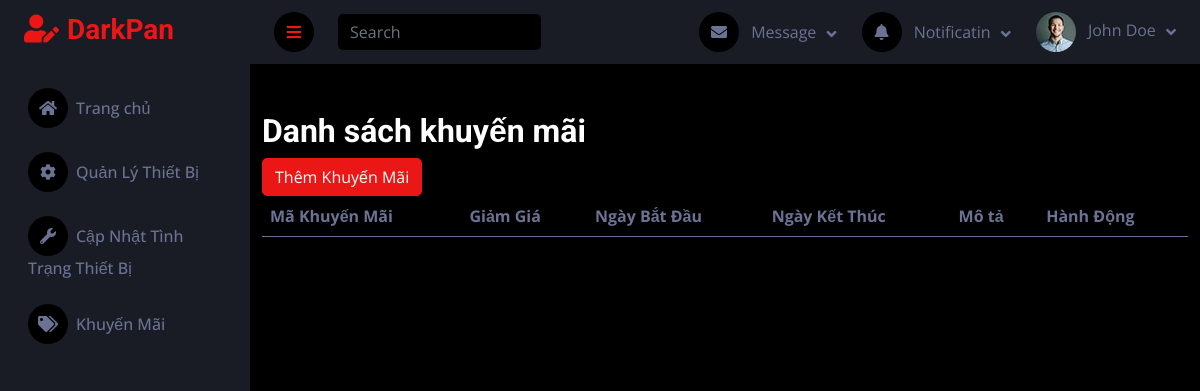
/public/NV_BaoTri/quanlykhuyenmai, run on an earlier commit of the app's database.
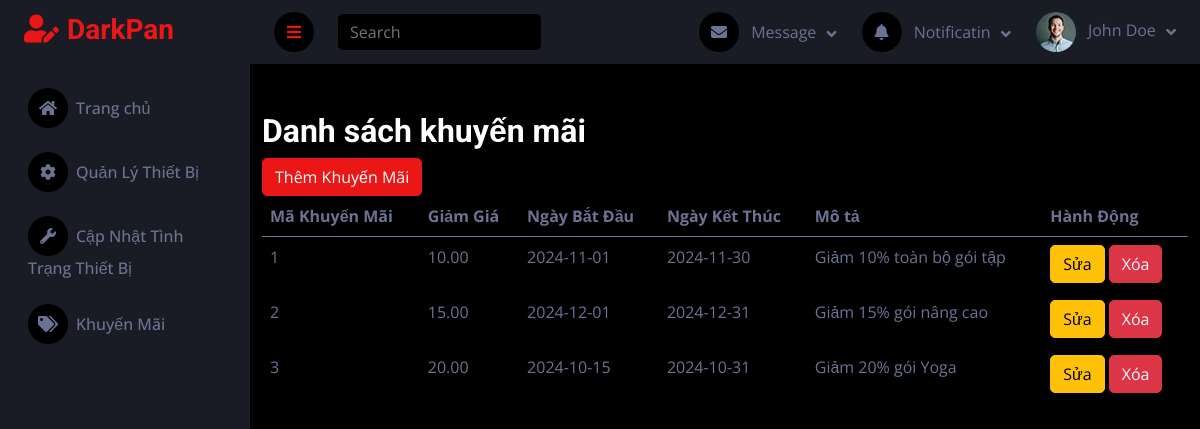
And on a later commit of the database.
### tables this page shows
CREATE TABLE `khuyenmai` (
  `maKhuyenMai` int(11) NOT NULL,
  `giamGia` decimal(5,2) NOT NULL,
  `ngayBatDau` date NOT NULL,
  `ngayKetThuc` date NOT NULL,
  `moTa` varchar(255) DEFAULT NULL
);

### models/KhuyenMaiModel.php (called while the page is built, shortened)
<?php
require_once BASE_PATH . '/config/database.php';
class KhuyenMaiModel
{
    private $db;
    public function __construct()
    {
        $this->db = new Database();
        $this->db->connect();
    }
    public function getAllKhuyenMai()
    {
        $query = "SELECT maKhuyenMai, giamGia, ngayBatDau, ngayKetThuc, moTa FROM khuyenmai";
        $result = $this->db->conn->query($query);
        return $result->fetch_all(MYSQLI_ASSOC);
    }
}
?>

### config/database.php (called while the page is built, shortened)
<?php
class Database {
    private $servername = "localhost:3306";
    private $username = "root";
    private $password = "";
    private $dbname = "gym";
    public function connect() {
        $this->conn = mysqli_connect($this->servername, $this->username, $this->password, $this->dbname);
        return $this->conn;
    }
}
?>

### controllers/HomeController_KhuyenMai.php (called while the page is built, shortened)
<?php
require_once BASE_PATH . '/models/KhuyenMaiModel.php';
class HomeController_KhuyenMai
{
    private $khuyenMaiModel;
    public function __construct()
    {
        $this->khuyenMaiModel = new KhuyenMaiModel();
    }
    public function index()
    {
        $khuyenMais = $this->khuyenMaiModel->getAllKhuyenMai();
        require_once BASE_PATH . '/views/NV_BaoTri/quanlykhuyenmai/QuanLyKhuyenMai.php';
    }
}
?>

### public/index.php (called while the page is built, shortened)
<?php
require_once BASE_PATH . '/routes/router_ThietBi.php';
$router = new Router();
$router->handleRequest();
?>

### views/NV_BaoTri/quanlykhuyenmai/QuanLyKhuyenMai.php (the view, shortened to what this page needs)
<!DOCTYPE html>
<html lang="en">
<head>
    <link href="https://cdnjs.cloudflare.com/ajax/libs/font-awesome/5.10.0/css/all.min.css" rel="stylesheet">
    <link href="https://cdn.jsdelivr.net/npm/bootstrap-icons@1.4.1/font/bootstrap-icons.css" rel="stylesheet">
    <link href="asset/lib/owlcarousel/assets/owl.carousel.min.css" rel="stylesheet">
    <link href="asset/lib/tempusdominus/css/tempusdominus-bootstrap-4.min.css" rel="stylesheet" />
    <link href="asset/css/bootstrap.min.css" rel="stylesheet">
    <link href="asset/css/style.css" rel="stylesheet">
</head>
<body>
    <?php require_once('../views/NV_BaoTri/layout/header.php'); ?>
    <?php require_once('../views/NV_BaoTri/layout/sidebar.php'); ?>
    <div class="container mt-5">
        <h2>Danh sách khuyến mãi</h2>
        <button type="button" class="btn btn-primary" data-bs-toggle="modal" data-bs-target="#addModal">
            Thêm Khuyến Mãi
        </button>
        <table class="table">
            <thead>
                <tr>
                    <th>Mã Khuyến Mãi</th>
                    <th>Giảm Giá</th>
                    <th>Ngày Bắt Đầu</th>
                    <th>Ngày Kết Thúc</th>
                    <th>Mô tả</th>
                    <th>Hành Động</th>
                </tr>
            </thead>
            <tbody>
                <?php foreach ($khuyenMais as $khuyenMai): ?>
                    <tr>
                        <td><?php echo $khuyenMai['maKhuyenMai']; ?></td>
                        <td><?php echo $khuyenMai['giamGia']; ?></td>
                        <td><?php echo $khuyenMai['ngayBatDau']; ?></td>
                        <td><?php echo $khuyenMai['ngayKetThuc']; ?></td>
                        <td><?php echo $khuyenMai['moTa']; ?></td>
                        <td>
                            <button class="btn btn-warning" data-bs-toggle="modal"
                                data-bs-target="#editModal<?php echo $khuyenMai['maKhuyenMai']; ?>">Sửa</button>
                            <a href="<?php echo BASE_URL . 'NV_BaoTri/quanlykhuyenmai/delete/' . $khuyenMai['maKhuyenMai']; ?>"
                                class="btn btn-danger" onclick="return confirm('Bạn có chắc chắn muốn xóa không?');">Xóa</a>
                        </td>
                    </tr>
                <?php endforeach; ?>
            </tbody>
        </table>
    </div>
</body>
</html>

### routes/router_ThietBi.php (shortened to what this page needs)
<?php
class Router {
    protected $routes = [];
    private function loadRoutes() {
        $this->routes = [
            '' => ['controller' => 'HomeController_ThietBi', 'action' => 'index'],
            'NV_BaoTri/thietBi' => ['controller' => 'HomeController_ThietBi', 'action' => 'showDevices'],
            'NV_BaoTri/phieuBaoTri' => ['controller' => 'HomeController_ThietBi', 'action' => 'showPhieuBaoTri'],
            'NV_BaoTri/quanlykhuyenmai' => ['controller' => 'HomeController_KhuyenMai', 'action' => 'index'],
            'NV_BaoTri/quanlykhuyenmai/update' => ['controller' => 'HomeController_KhuyenMai', 'action' => 'update'],
            'NV_BaoTri/quanlykhuyenmai/create' => ['controller' => 'HomeController_KhuyenMai', 'action' => 'create'],
            'NV_BaoTri/quanlykhuyenmai/delete/{maKhuyenMai}' => ['controller' => 'HomeController_KhuyenMai', 'action' => 'delete'],
        ];
    }
    public function handleRequest() {
        $basePath = '/GYM-WEB/public';
        $path = str_replace($basePath, '', $_SERVER['REQUEST_URI']);
        $path = trim($path, '/');
        $path = parse_url($path, PHP_URL_PATH);
        if ($this->isDeleteRequest($path, $matches)) {
            $this->dispatch('HomeController_KhuyenMai', 'delete', $matches[1]);
        } elseif (array_key_exists($path, $this->routes)) {
            $this->dispatch($this->routes[$path]['controller'], $this->routes[$path]['action']);
        } else {
            $this->dispatch('ErrorController', 'notFound');
        }
    }
    private function isDeleteRequest($path, &$matches) {
        return preg_match('/^NV_BaoTri\/quanlykhuyenmai\/delete\/(\w+)$/', $path, $matches);
    }
    private function dispatch($controllerName, $actionName, $param = null) {
        $controller = new $controllerName();
        if (method_exists($controller, $actionName)) {
            if ($param) {
                $controller->$actionName($param);
            } else {
                $controller->$actionName();
            }
        } else {
            echo "Action $actionName không tồn tại.";
        }
    }
}
?>

### views/NV_BaoTri/layout/header.php (shortened to what this page needs)
<div class="content">
    <nav class="navbar navbar-expand bg-secondary navbar-dark sticky-top px-4 py-0">
        <a href="#" class="sidebar-toggler flex-shrink-0">
            <i class="fa fa-bars"></i>
        </a>
        <form class="d-none d-md-flex ms-4">
            <input class="form-control bg-dark border-0" type="search" placeholder="Search">
        </form>
        <div class="navbar-nav align-items-center ms-auto">
            <div class="nav-item dropdown">
                <a href="#" class="nav-link dropdown-toggle" data-bs-toggle="dropdown">
                    <i class="fa fa-envelope me-lg-2"></i>
                    <span class="d-none d-lg-inline-flex">Message</span>
                </a>
            </div>
            <div class="nav-item dropdown">
                <a href="#" class="nav-link dropdown-toggle" data-bs-toggle="dropdown">
                    <i class="fa fa-bell me-lg-2"></i>
                    <span class="d-none d-lg-inline-flex">Notificatin</span>
                </a>
            </div>
            <div class="nav-item dropdown">
                <a href="#" class="nav-link dropdown-toggle" data-bs-toggle="dropdown">
                    <img class="rounded-circle me-lg-2" src="../../../asset/image/user.jpg" alt="" style="width: 40px; height: 40px;">
                    <span class="d-none d-lg-inline-flex">John Doe</span>
                </a>
            </div>
        </div>
    </nav>

### views/NV_BaoTri/layout/sidebar.php
<div class="sidebar pe-4 pb-3">
    <nav class="navbar bg-secondary navbar-dark">
        <a href="" class="navbar-brand mx-4 mb-3">
            <h3 class="text-primary"><i class="fa fa-user-edit me-2"></i>DarkPan</h3>
        </a>
        <div class="navbar-nav w-100" id="sidebar-menu">
            <a href="/GYM-WEB/public" class="nav-item nav-link"><i class="fa fa-home me-2"></i>Trang chủ</a>
            <a href="/GYM-WEB/public/NV_BaoTri/thietBi" class="nav-item nav-link"><i class="fa fa-cog me-2"></i>Quản Lý Thiết Bị</a>
            <a href="/GYM-WEB/public/NV_BaoTri/phieuBaoTri" class="nav-item nav-link"><i class="fa fa-wrench me-2"></i>Cập Nhật Tình Trạng Thiết Bị</a>
            <a href="/GYM-WEB/public/NV_BaoTri/quanlykhuyenmai" class="nav-item nav-link"><i class="fa fa-tags me-2"></i>Khuyến Mãi</a>
        </div>
    </nav>
</div>

### asset/css/style.css (style rules this page uses)
:root { --primary: #EB1616; --secondary: #191C24; --light: #6C7293; --dark: #000000; }
.btn { transition: .5s; }
.sidebar { position: fixed; top: 0; left: 0; bottom: 0; width: 250px; height: 100vh; overflow-y: auto; background: var(--secondary); transition: 0.5s; z-index: 999; }
.content { margin-left: 250px; min-height: 100vh; background: var(--dark); transition: 0.5s; }
@media (min-width: 992px) { .sidebar { margin-left: 0; } }
@media (min-width: 992px) { .content { width: calc(100% - 250px); } }
.sidebar .navbar .navbar-nav .nav-link { padding: 7px 20px; color: var(--light); font-weight: 500; border-left: 3px solid var(--secondary); border-radius: 0 30px 30px 0; outline: none; }
.sidebar .navbar .navbar-nav .nav-link i { width: 40px; height: 40px; display: inline-flex; align-items: center; justify-content: center; background: var(--dark); border-radius: 40px; }
.content .navbar .navbar-nav .nav-link { margin-left: 25px; padding: 12px 0; color: var(--light); outline: none; }
.content .navbar .sidebar-toggler, .content .navbar .navbar-nav .nav-link i { width: 40px; height: 40px; display: inline-flex; align-items: center; justify-content: center; background: var(--dark); border-radius: 40px; }
.content .navbar .dropdown-toggle::after { margin-left: 6px; vertical-align: middle; border: none; content: "\f107"; font-family: "Font Awesome 5 Free"; font-weight: 900; transition: .5s; }

What changed in the data, as far as the page shows it:
added khuyenmai: maKhuyenMai "1", giamGia "10.00", ngayBatDau "2024-11-01", ngayKetThuc "2024-11-30", moTa "Giảm 10% toàn bộ gói tập"
added khuyenmai: maKhuyenMai "2", giamGia "15.00", ngayBatDau "2024-12-01", ngayKetThuc "2024-12-31", moTa "Giảm 15% gói nâng cao"
added khuyenmai: maKhuyenMai "3", giamGia "20.00", ngayBatDau "2024-10-15", ngayKetThuc "2024-10-31", moTa "Giảm 20% gói Yoga"
